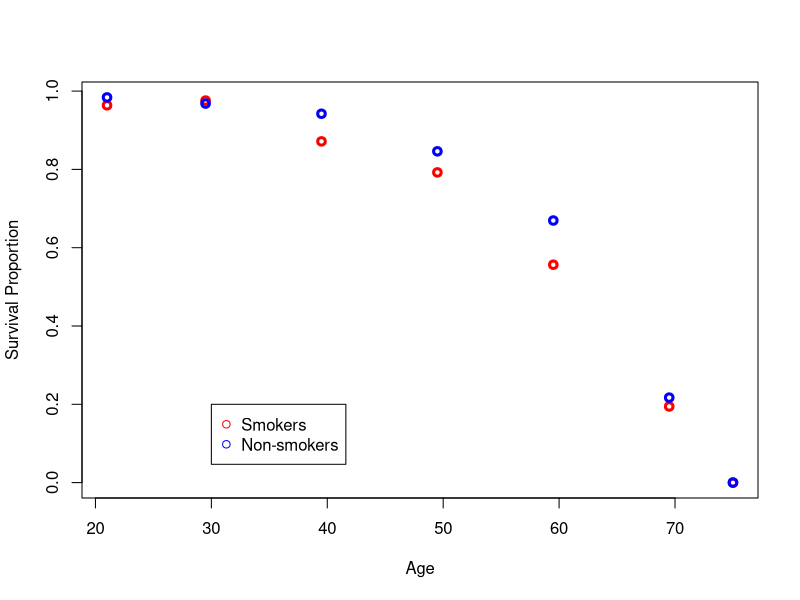
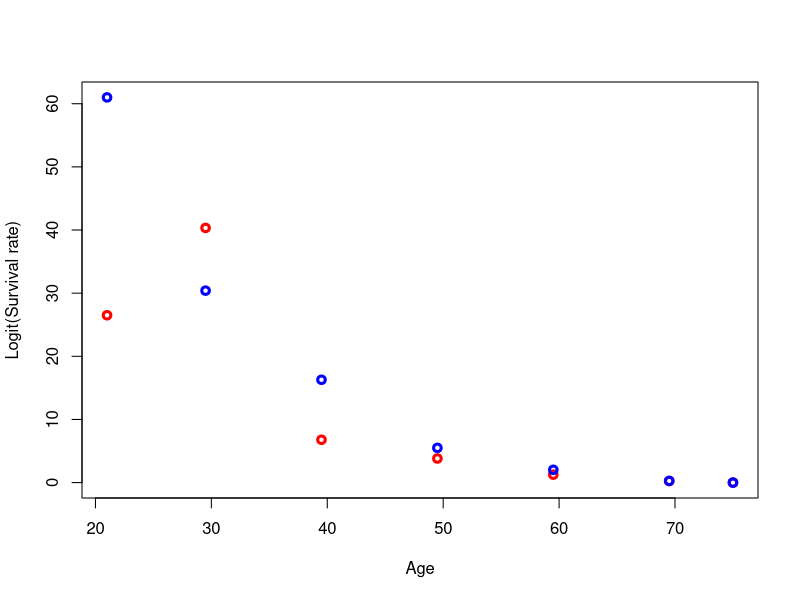
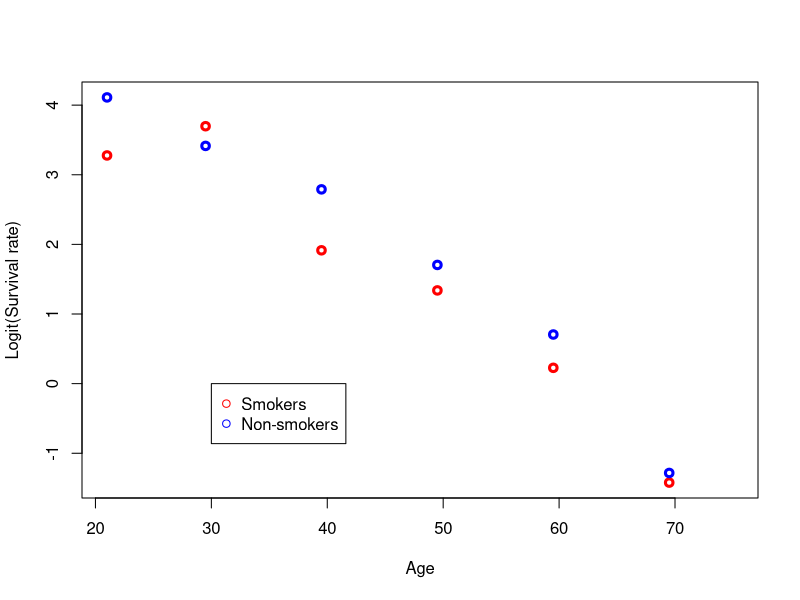
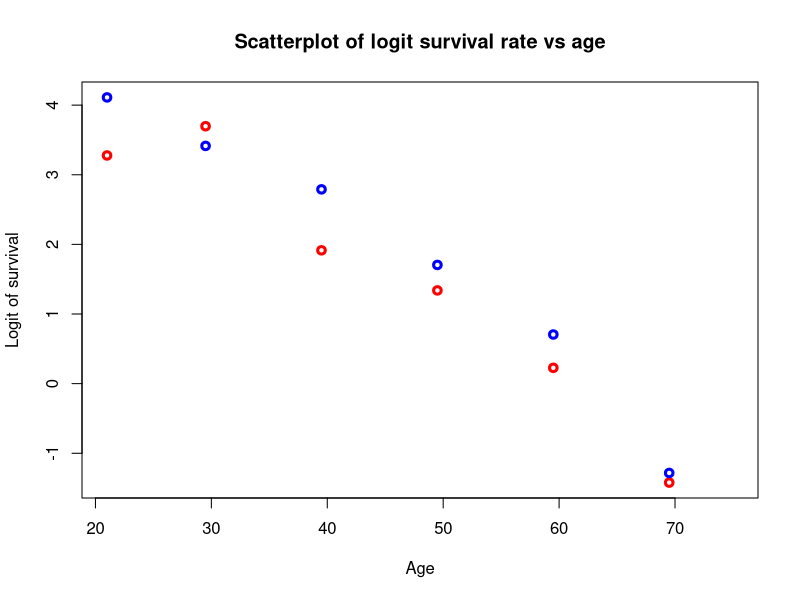
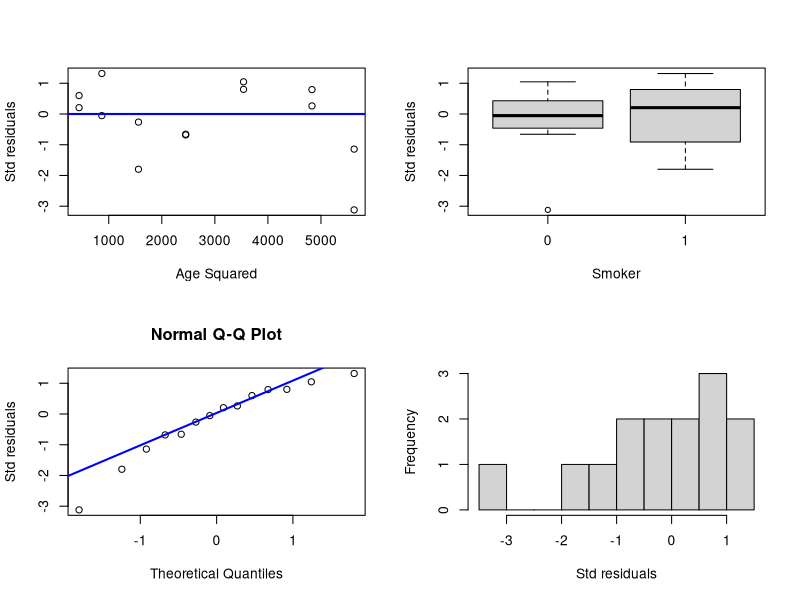

The R source for these figures, in order:
#
# News flash! Smoking makes you live longer!

## Read the data in R
smoking = read.table("CIGARETT.dat",sep="",row.names=NULL)
names(smoking) = c("Age","Smoker","Survived","At.risk")
attach(smoking)
unique(Smoker)

## Plot survival proportion versus age
plot(Age,Survived/At.risk, xlab="Age", ylab="Survival Proportion", col=c("red","blue"),lwd=3)
legend(30,0.2, legend=c("Smokers","Non-smokers"),pch=1, col=c("red","blue"))

prop.survival=Survived/At.risk
plot(Age,prop.survival/(1-prop.survival),col=c("red","blue"),xlab="Age", ylab="Logit(Survival rate)", lwd=3)
plot(Age,log(prop.survival/(1-prop.survival)),col=c("red","blue"),xlab="Age", ylab="Logit(Survival rate)", lwd=3)
legend(30,0, legend=c("Smokers","Non-smokers"),pch=1, col=c("red","blue"))

## Model 1: Smoking Factor Only
smoke1 = glm(Survived/At.risk ~ Smoker, weights=At.risk, family=binomial)
summary(smoke1)
exp(coef(smoke1)[-1])
exp(coef(smoke1))
## Test for overall regression
gstat = smoke1$null.deviance - deviance(smoke1)
cbind(gstat, 1-pchisq(gstat,length(coef(smoke1))-1))
## Test for GOF: Using deviance residuals
1-pchisq(smoke1$dev,smoke1$df.residual)

## Model 2: Smoking & Age Factors
smoke2 = glm(Survived/At.risk ~ Smoker + Age, weights=At.risk,family=binomial)
summary(smoke2)
exp(coef(smoke2))

## Test for overall regression
gstat = smoke2$null.deviance - deviance(smoke2)
cbind(gstat, 1-pchisq(gstat,length(coef(smoke2))-1))

## Test for GOF: Using deviance residuals
deviances2 = residuals(smoke2,type="deviance")
dev.tvalue = sum(deviances2^2)
c(dev.tvalue, 1-pchisq(dev.tvalue,11))
#OR
c(deviance(smoke2), 1-pchisq(deviance(smoke2),11))

## Test for GOF: Using Person residuals
pearres2 = residuals(smoke2,type="pearson")
pearson.tvalue = sum(pearres2^2)
c(pearson.tvalue, 1-pchisq(pearson.tvalue,11))

plot(Age,log((Survived/At.risk)/(1-Survived/At.risk)), ylab="Logit of survival",
     main="Scatterplot of logit survival rate vs age", col=c("red","blue"),lwd=3)

## Model 3: Smoking & Age, Age squared Factors
Age.squared = Age*Age
smoke3 = glm(Survived/At.risk ~ Smoker + Age + Age.squared,weights=At.risk, family=binomial)
summary(smoke3)

## Test for GOF: Using Person residuals
pearres3 = residuals(smoke3,type="pearson")
pearson = sum(pearres3^2)
c(pearson, 1-pchisq(pearson,10))
## Test for GOF: Using deviance residuals
c(deviance(smoke3), 1-pchisq(deviance(smoke3),10))

## Residual Analysis

res = resid(smoke3,type="deviance")
par(mfrow=c(2,2))
plot(Age.squared,res,ylab="Std residuals",xlab="Age Squared")
abline(0,0,col="blue",lwd=2)
boxplot(res~Smoker,ylab = "Std residuals")
qqnorm(res, ylab="Std residuals")
qqline(res,col="blue",lwd=2)
hist(res,10,xlab="Std residuals", main="")

#
 
## Model 4: Smoking & Age as categorical/qualitative variables
smoke4 = glm(Survived/At.risk ~ Smoker + factor(Age),
              weights=At.risk, family=binomial)
summary(smoke4)

gstat = smoke4$null.deviance - deviance(smoke4)
cbind(gstat, 1-pchisq(gstat,length(coef(smoke4))-1))
## Test for GOF: Using deviance residuals
1-pchisq(smoke4$dev,smoke4$df.residual)
#
# The LR test for the Age effect is the difference between
# the deviance statistic for the model that has no Age effect 
# and the deviance for the model that includes it.
# It is compared to a chi-squared distribution on
# k-1 degrees of freedom, where k is the number of
# Age categories (here 7-1=6).
#
agetest = deviance(smoke1)-deviance(smoke4)
cbind(agetest, 1-pchisq(agetest,6))
#
# The car library gives LR tests (and others as options) for
# glm objects as well as lm and aov objects
#
pearres4 = residuals(smoke4,type="pearson")
pearson = sum(pearres4^2)
c(pearson, 1-pchisq(pearson,6))
round(c(deviance(smoke4), 1-pchisq(deviance(smoke4),6)),2)

#
## Model 5: Use of different link function 
smoke5 = glm(Survived/At.risk ~ Smoker + Age + Age.squared, weights=At.risk, 
family=binomial(link = probit))
summary(smoke5)
pearres5 = residuals(smoke5,type="pearson")
pearson = sum(pearres5^2)
c(pearson, 1-pchisq(pearson,10))
c(deviance(smoke5), 1-pchisq(deviance(smoke5),10))

# Simpson Paradox
# ## Relationship between smoking and age
cbind(unique(Age),smoking[Smoker==1,]$At.risk/
(smoking[Smoker==1,]$At.risk +smoking[Smoker==0,]$At.risk))


         

